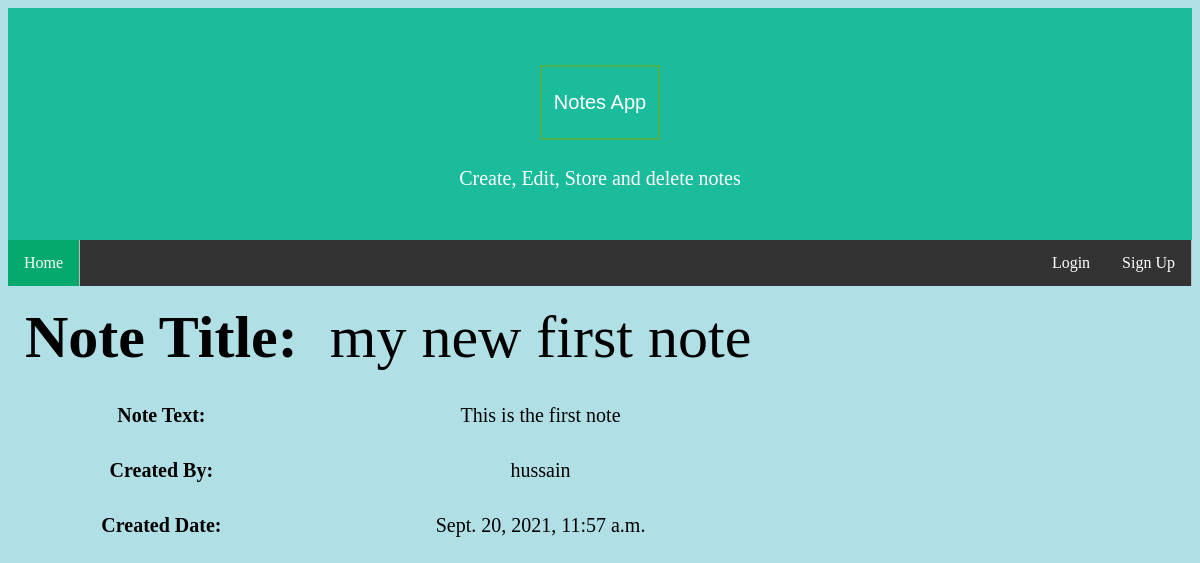
/note_detail/29/, run on the app's committed database.
### notes_app/models.py (models this page shows)
class Note(models.Model):
    id = models.AutoField(verbose_name="id", primary_key=True)
    note_title = models.CharField(
        verbose_name="note title", max_length=30, null=True, default=""
    )
    note_text = RichTextField(validators=[MaxLengthValidator(300)])
    created_date = models.DateTimeField(verbose_name="date created", auto_now=True)
    created_by = models.ForeignKey(
        verbose_name="created by", to=User, on_delete=models.CASCADE
    )
    visibility = models.CharField(
        max_length=10, verbose_name="visibility", default=True, choices=VISIBILITY
    )

class User(AbstractUser):
    username = models.CharField(("username"), max_length=30, unique=True,)

### notes_app/views.py (the view)
# urls.py: path("note_detail/<pk>/", NoteDetailView.as_view(), name="note_detail"),
class NoteDetailView(DetailView):
    model = Note
    template_name = "notes_app/note_detail.html"
    context_object_name = "note"

### notes_app/templates/notes_app/note_detail.html
{% extends "base.html" %}
{% block content %}
<div class="center">
    <table>
        <tr>
            <th colspan="2" class="font_size_60">Note Title:</th>
            <td colspan="10" class="font_size_60">{{ note.note_title }}</td>
        </tr>
        <tr>
            <th colspan="2" class="font_size_20">Note Text:</th>
            <td colspan="10" class="font_size_20">{{ note.note_text|safe }}</td>
        </tr>
        <tr>
            <th colspan="2" class="font_size_20">Created By:</th>
            <td colspan="10" class="font_size_20">{{ note.created_by }}</td>
        </tr>
        <tr>
            <th colspan="2" class="font_size_20">Created Date:</th>
            <td colspan="10" class="font_size_20">{{ note.created_date }}</td>
        </tr>
    </table>
</div>
{% endblock content %}

### notes_app/static/all_app_style.css (style rules this page uses)
th, td { padding: 15px; }
.blue_background { background-color:powderblue; }
.center { text-align: center; }
.font_size_60 { font-size: 60px; }
.font_size_20 { font-size: 20px; }

### data on the page
Note: note_title "my new first note", note_text "This is the first note", created_by "hussain", created_date "Sept. 20, 2021, 11:57 a.m."
